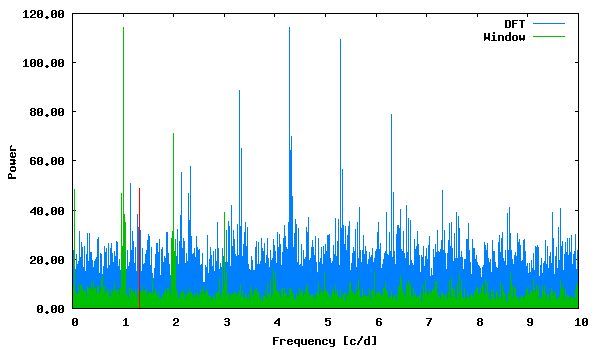

Write gnuplot code to recreate this figure.
set term png size 600,350 medium
set colors classic
set output "phase_lc_18.deeming.png"
set xlabel "Frequency [c/d]"
set ylabel "Power"
set format y "%5.2f"
plot "deeming.periodogram" using 1:2 with lines linecolor 3 title "DFT", "deeming.periodogram" using 1:3 with lines linecolor 2 title "Window", "<echo '1.333166 48.66877171'" with impulses linecolor 1 title ""
 
